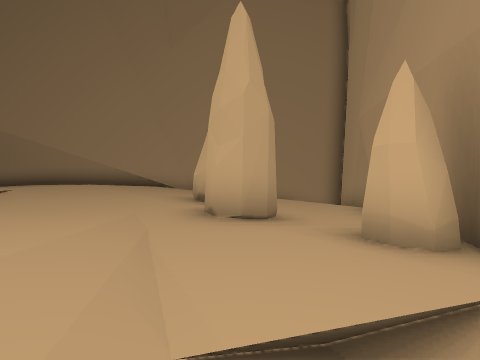
[1] (above)

23 first-person views from a walk through a scene from a Unity 3-D project. The camera is 1.5 m above the floor, looks level and sees 75° across. The floor is counted in squares, 2 m on a side. Each view is taken from the middle of a square. On the plan, view 1 faces up. The plan holds only what a view shows up to about 10 squares ahead; the rest is blank. The place goes on beyond the plan. Some animated figures are not drawn.

[2]
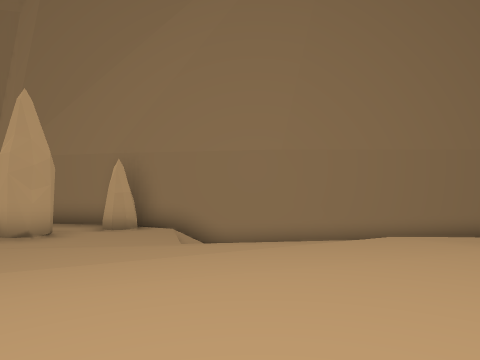

[3]
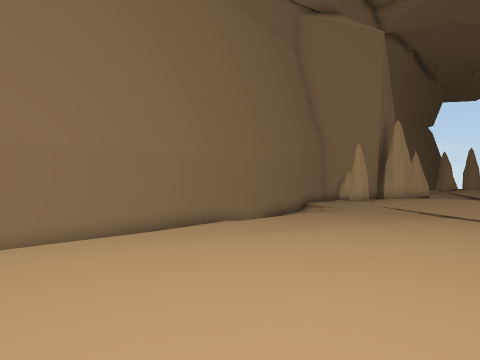

[4]
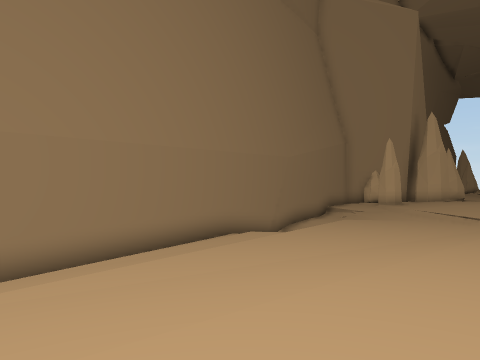

[5]
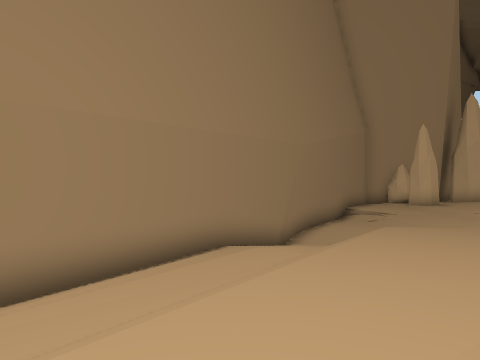

[6]
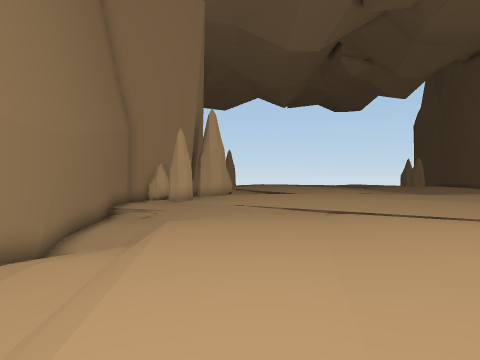

[7]
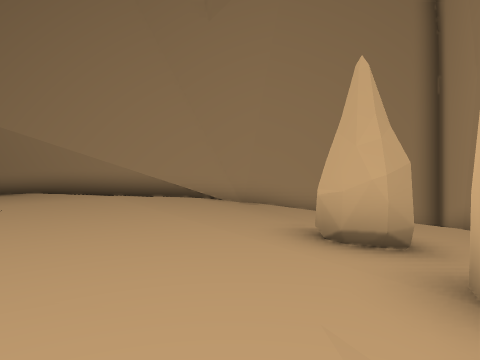

[8]
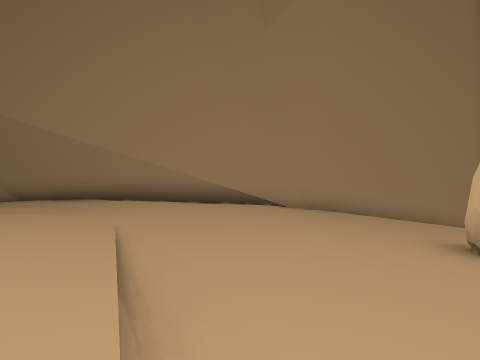

[9]
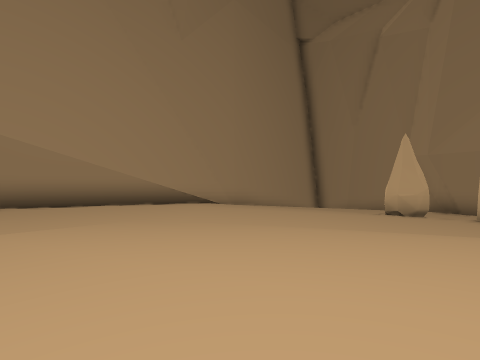

[10]
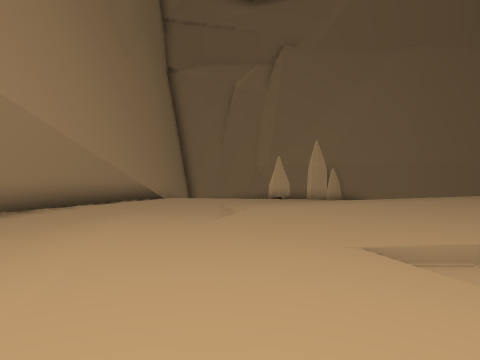

[11]
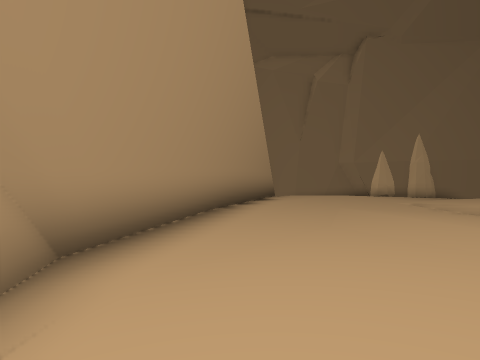

[12]
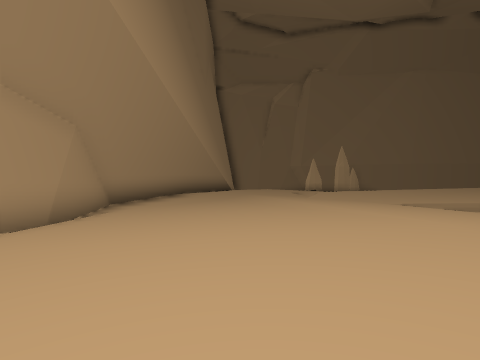

[13]
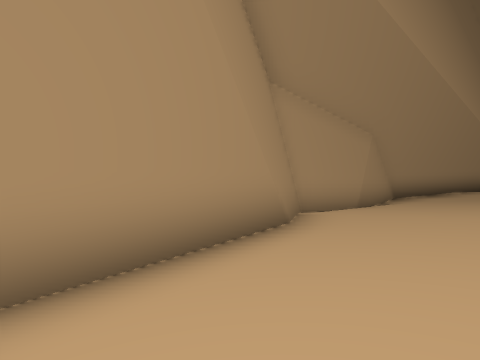

[14]
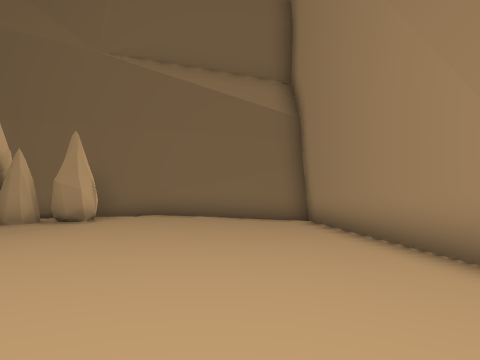

[15]
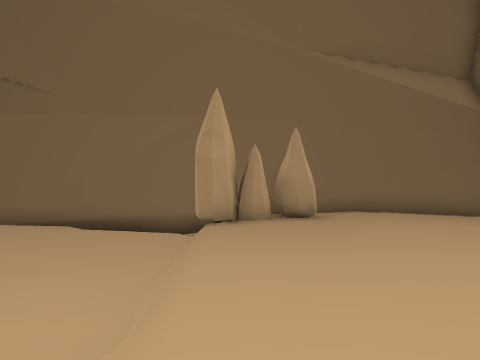

[16]
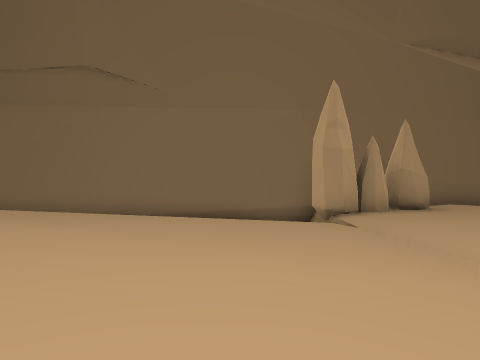

[17]
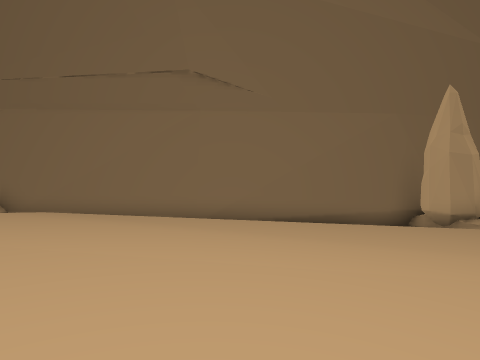

[18]
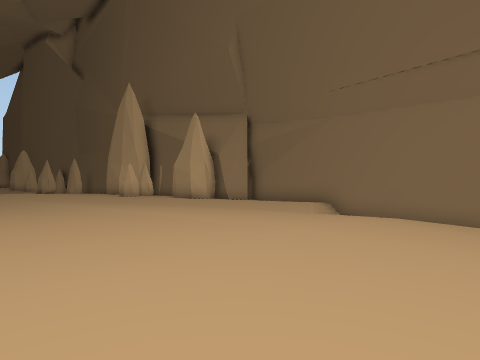

[19]
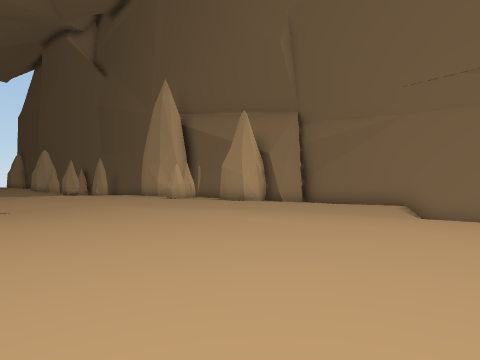

[20]
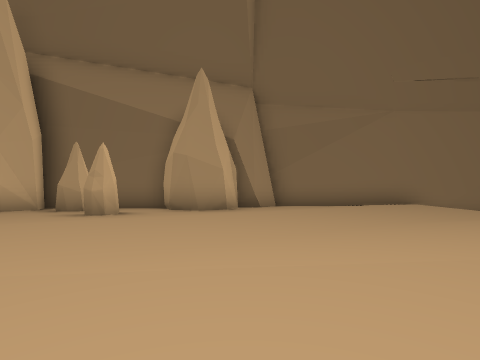

[21]
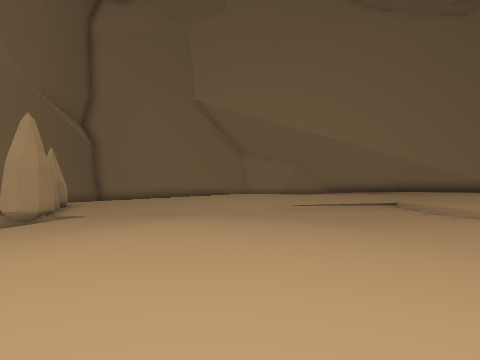

[22]
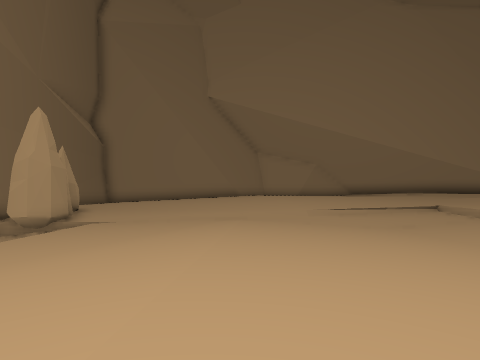

[23]
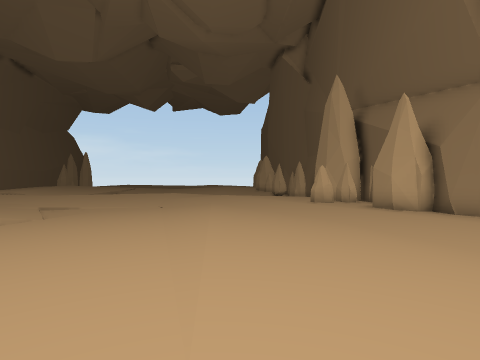

### Floor plan
Key: @ floor where view 1 was taken; # wall or solid block; . main floor; : floor 0.25 m higher than the main floor; - floor 0.25 m lower than the main floor; + floor 0.5 m higher than the main floor; _ floor 0.5 m lower than the main floor; < floor 0.75 m lower than the main floor; ( floor 1 m lower than the main floor; ! floor 1.25 m lower than the main floor; ? floor 1.5 m lower than the main floor; / step, stairs or slope; = window, fence, low wall or low ledge; O other object.
Columns run from 28 left of view 1 to 3 right of it. Each row starts with its distance up from view 1.
 16         #########
 15  ########--///_-####
 14 ##<<____----------.####
 13 #(<<___--..--------...##########
 12 #<<___---......----.......///###
 11 #<____--...............:.////  #
 10 #____--...::.......-...:.//__/ #
  9 #____--...........//....../___/#
  8 #OO_///-.  ....--/.:../...//__/#
  7 #O<____///   ///-./::..----OO_<#
  6 #OO<____////////-./:::./_____<<#
  5 #/#O(<<<_<//////-..:::./____O<<#
  4 #/  <<<<__<<(<</.../:::. ____<<#
  3 #/  <<_/___<<<<_  .:::  /__/<<O#
  2 #///________<<_     :+ :/__//</#
  1 ## /__/_-______       ::.//////#
  0  #  __/---____       ++::///@ /#
 -1  #  //-----__         +:://// /#
 -2  #  //-..---_        +++://// /#
 -3  # ///....--         ++++//   /#
 -4  # //..:...-         +++://// /#
 -5  #  /..:...-         :+:://////#
 -6  # //......-         :::.//////#
 -7 ##/--.....--          :..///<!/#
 -8 #/..-.....--          ...--/<!/#
 -9 #--..-....--/         ..--__///#
-10 #-/......---_         --/___///#
-11 #///.....--_//       ---/___///#
-12 ###-.....--__/_     --_-/___///#
-13  ##-.....--____     ..-/___/=//#
-14  ##-...../-         ...-///////#
-15  #--O.....          ...../////?#

Positions as (right, up) in squares from view 1, and headings:
1: (0, 0), facing up
2: (-7, 0), facing right
3: (-7, -2), facing down-right
4: (-5, -3), facing down-right
5: (-3, -5), facing down-right
6: (-2, -5), facing down
7: (-2, 3), facing up
8: (-4, 3), facing up
9: (-10, 4), facing up-right
10: (-17, 9), facing right
11: (-16, 14), facing right
12: (-22, 12), facing right
13: (-24, 12), facing up-right
14: (-18, 12), facing left
15: (-18, 6), facing left
16: (-18, 3), facing left
17: (-18, 0), facing left
18: (-18, -2), facing down-left
19: (-17, -4), facing down-left
20: (-18, -12), facing left
21: (-19, -5), facing up
22: (-20, -4), facing up
23: (-21, -3), facing down
